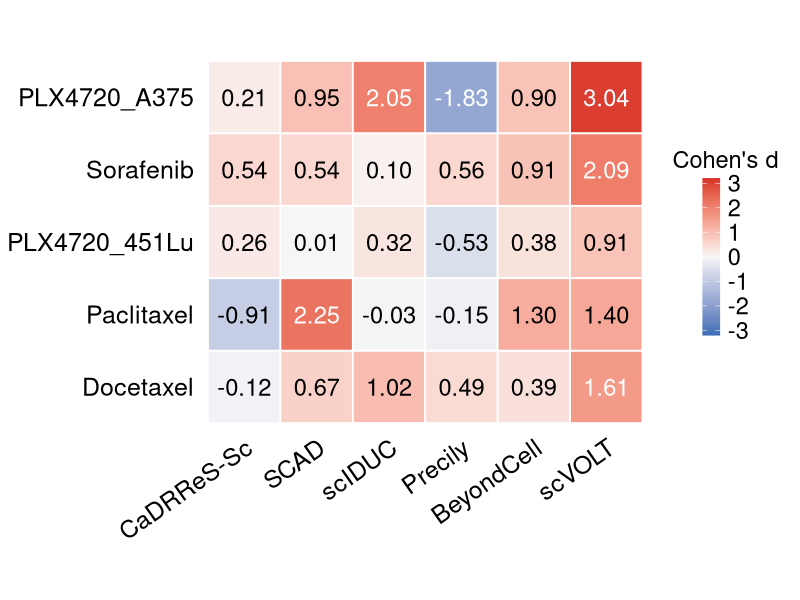
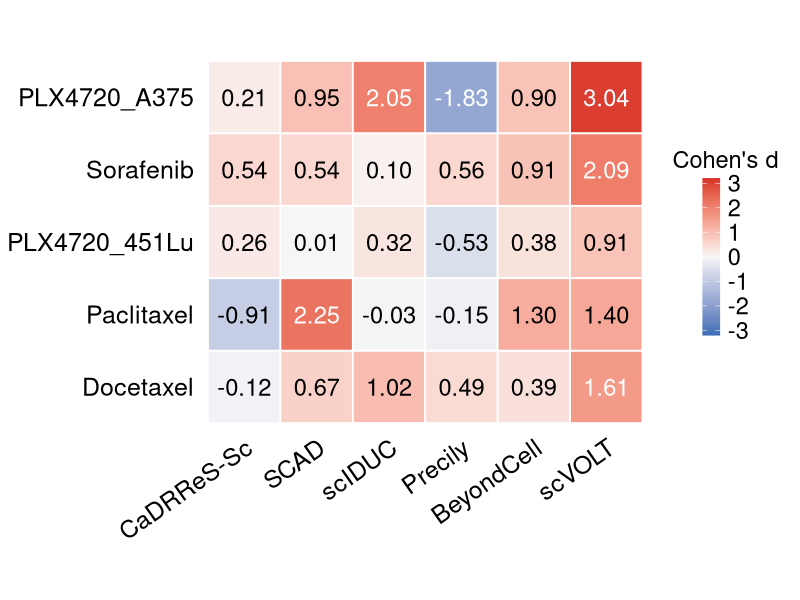

Generate these figures, in order, with R:
# R 4.3.3
# Figure: Cohen's d heatmap across methods and drugs

required_packages <- c("ggplot2", "grid")
for (pkg in required_packages) {
  if (!requireNamespace(pkg, quietly = TRUE)) {
    stop(sprintf("Package '%s' is required. Please install it first.", pkg), call. = FALSE)
  }
}

library(ggplot2)
library(grid)

dir.create("figures", showWarnings = FALSE)

df <- data.frame(
  Drug = rep(c("PLX4720_A375", "PLX4720_451Lu", "Sorafenib", "Docetaxel", "Paclitaxel"), each = 6),
  Method = rep(c("CaDRReS-Sc", "SCAD", "scIDUC", "Precily", "BeyondCell", "scVOLT"), times = 5),
  Value = c(
    # PLX4720_A375
    0.2119, 0.9494, 2.0546, -1.8252, 0.8998, 3.0362,
    # PLX4720_451Lu
    0.2563, 0.0111, 0.3214, -0.5298, 0.3816, 0.9118,
    # Sorafenib
    0.5442, 0.5365, 0.1041, 0.5640, 0.9147, 2.0882,
    # Docetaxel
    -0.1201, 0.6682, 1.0250, 0.4918, 0.3923, 1.6124,
    # Paclitaxel
    -0.9133, 2.2467, -0.0335, -0.1545, 1.2978, 1.3999
  )
)

# Drug order from top to bottom in the heatmap.
df$Drug <- factor(
  df$Drug,
  levels = rev(c("PLX4720_A375", "Sorafenib", "PLX4720_451Lu", "Paclitaxel", "Docetaxel"))
)

# Method order from left to right.
df$Method <- factor(
  df$Method,
  levels = c("CaDRReS-Sc", "SCAD", "scIDUC", "Precily", "BeyondCell", "scVOLT")
)

p <- ggplot(df, aes(x = Method, y = Drug, fill = Value)) +
  geom_tile(color = "white", linewidth = 0.6) +
  geom_text(
    aes(
      label = sprintf("%.2f", Value),
      color = abs(Value) > 1.5
    ),
    size = 6
  ) +
  scale_color_manual(
    values = c("black", "white"),
    guide = "none"
  ) +
  scale_fill_gradient2(
    low = "#3B6FB6",
    mid = "#F7F7F7",
    high = "#D73027",
    midpoint = 0,
    limits = c(-3.2, 3.2),
    breaks = c(-3, -2, -1, 0, 1, 2, 3),
    name = "Cohen's d"
  ) +
  guides(
    fill = guide_colorbar(
      title.position = "top",
      title.hjust = 0.5
    )
  ) +
  coord_fixed() +
  labs(x = NULL, y = NULL) +
  theme_minimal() +
  theme(
    panel.grid = element_blank(),
    axis.text.x = element_text(
      size = 18,
      color = "black",
      angle = 35,
      hjust = 1,
      vjust = 1
    ),
    axis.text.y = element_text(
      size = 18,
      color = "black"
    ),
    axis.ticks = element_blank(),
    legend.title = element_text(size = 17),
    legend.text = element_text(size = 17),
    legend.title.align = 0.5,
    legend.key.height = unit(0.8, "cm"),
    legend.key.width = unit(0.45, "cm"),
    plot.margin = margin(5, 10, 5, 5)
  )

print(p)
ggsave("figures/cohen_heatmap.pdf", plot = p, width = 7, height = 5)
